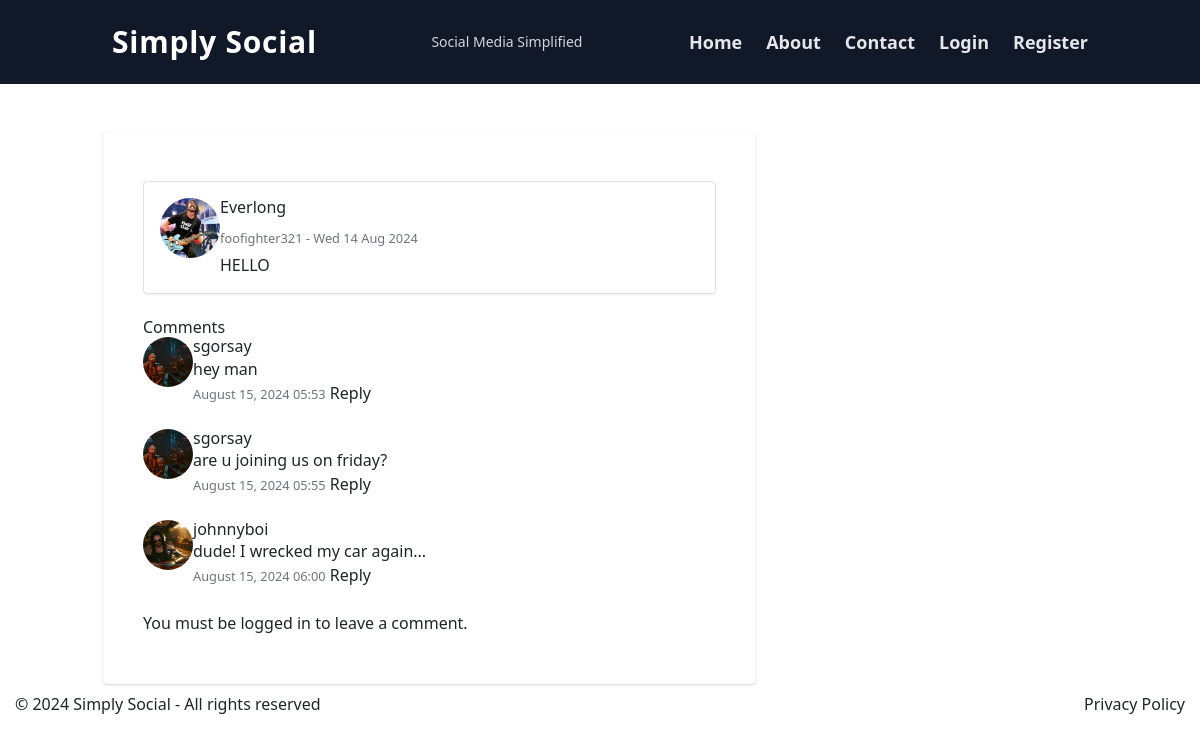
Before: /blog/home/post/9/ with the older database file.
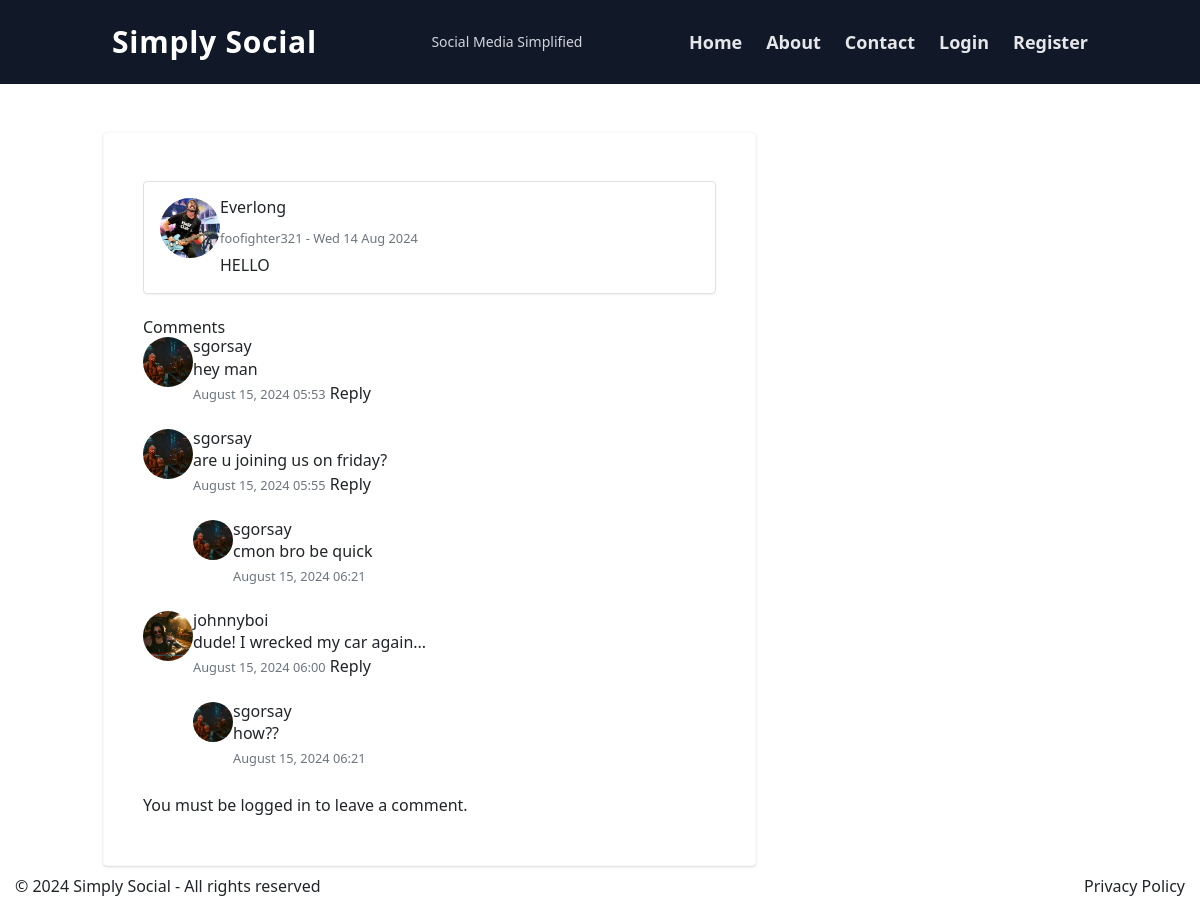
After: the same page with the newer database file.
### blog/models.py (models this page shows, shortened)
class Comment(models.Model):
    post = models.ForeignKey(Post, related_name="comments", on_delete=models.CASCADE)
    author = models.ForeignKey(User, on_delete=models.CASCADE)
    content = models.TextField()
    date_posted = models.DateTimeField(default=timezone.now)
    parent = models.ForeignKey('self', null=True, blank=True, related_name='replies', on_delete=models.CASCADE)

### users/models.py (models this page shows, shortened)
class Profile(models.Model):
    user = models.OneToOneField(User, on_delete=models.CASCADE)
    image = models.ImageField(default='default.jpg', upload_to='profile_pics')
    bio = models.TextField(default="Hi! I am using Simply Social")

### blog/views.py (the view, shortened to what this page needs)
# urls.py: path('home/post/<int:pk>/', PostDetailView.as_view(), name='post-detail'),
class PostDetailView(DetailView):
    model = Post
    def get_context_data(self, **kwargs):
        context = super().get_context_data(**kwargs)
        context['comments'] = self.object.comments.filter(parent__isnull=True)
        context['comment_form'] = CommentForm
        return context

### blog/templates/blog/post_detail.html (shortened to what this page needs)
{% extends "blog/base.html" %}
{% block content %}
<div class="container my-4">
    <div class="row">
        <div class="col-12 mb-4">
            <div class="d-flex align-items-right p-3 border rounded bg-white shadow-sm">
                <div class="me-4">
                    <img src="{{ object.author.profile.image.url }}"
                            class="img-fluid rounded-circle"
                            style="width: 60px; height: 60px; object-fit: cover;"
                            alt="Profile picture of {{ object.author }}">
                </div>
                <div class="flex-grow-1">
                    <h4 class="mb-2">{{ object.title }}</h4>
                    <p class="text-muted mb-1">
                        <small><a href="{% url 'profile-view' object.author.username %}">{{ object.author }} </a> - {{ object.date_posted|date:"D d M Y" }}</small>
                    </p>
                    <p class="mb-0">{{ object.content }}</p>
                </div>
            </div>
        </div>
    </div>
    <div class="row">
        <div class="col-12">
            <div class="content-section">
                <h3>Comments</h3>
                {% for comment in comments %}
                    <div class="media mb-4">
                        <img class="rounded-circle article-img" src="{{ comment.author.profile.image.url }}" alt="Profile picture of {{ comment.author }}" style="width: 50px; height: 50px; object-fit: cover;">
                        <div class="media-body">
                            <h5 class="mt-0"><a href="{% url 'profile-view' comment.author.username %}">{{ comment.author }}</a></h5>
                            <p>{{ comment.content }}</p>
                            <small class="text-muted">{{ comment.date_posted|date:"F d, Y H:i" }}</small>
                            <a href="#" class="reply-link" data-comment-id="{{ comment.id }}">Reply</a>
                            {% for reply in comment.replies.all %}
                                <div class="media mt-4">
                                    <img class="rounded-circle article-img" src="{{ reply.author.profile.image.url }}" alt="Profile picture of {{ reply.author }}" style="width: 40px; height: 40px; object-fit: cover;">
                                    <div class="media-body">
                                        <h6 class="mt-0"><a href="{% url 'profile-view' reply.author.username %}">{{ reply.author }}</a></h6>
                                        <p>{{ reply.content }}</p>
                                        <small class="text-muted">{{ reply.date_posted|date:"F d, Y H:i" }}</small>
                                    </div>
                                </div>
                            {% endfor %}
                        </div>
                    </div>
                {% empty %}
                    <p>No comments yet. Be the first to comment!</p>
                {% endfor %}
            </div>
            {% if user.is_authenticated %}
                <div class="content-section">
                    <h3>Leave a Comment</h3>
                    <form method="POST">
                        {% csrf_token %}
                        {{ comment_form.as_p }}
                        <button type="submit" class="btn btn-primary">Submit</button>
                    </form>
                </div>
            {% else %}
                <p>You must be <a href="{% url 'login' %}">logged in</a> to leave a comment.</p>
            {% endif %}
        </div>
    </div>
</div>
{% endblock content %}

Changed rows visible on the page:
added Comment: author.profile.image (picture), author "sgorsay", content "cmon bro be quick", date_posted "August 15, 2024 06:21"
added Comment: author.profile.image (picture), author "sgorsay", content "how??", date_posted "August 15, 2024 06:21", shown under "johnnyboi"
